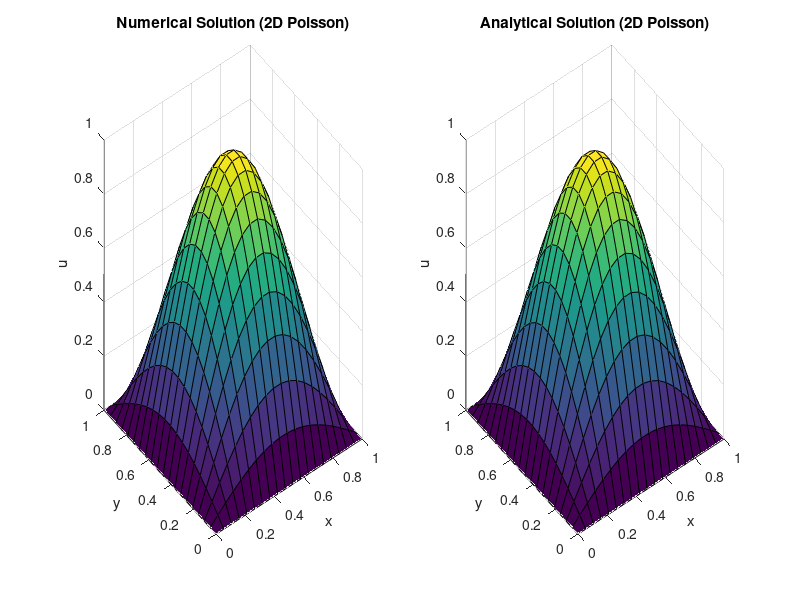

This chart was generated by the following MATLAB code:
% 2D Poisson Equation Solver with Source Term
Lx = 1; 
Ly = 1; 
Nx = 20; 
Ny = 20; 
dx = Lx / (Nx - 1); 
dy = Ly / (Ny - 1);
x = linspace(0, Lx, Nx); 
y = linspace(0, Ly, Ny);
u = zeros(Nx, Ny); 
f = @(x, y) -2 * (pi^2) * sin(pi * x) .* sin(pi * y); 
u(:, 1) = 0; 
u(:, end) = 0; 
u(1, :) = 0; 
u(end, :) = 0; 
[X, Y] = meshgrid(x, y); 
analytical_solution = sin(pi * X) .* sin(pi * Y);

max_iter = 10000;
tolerance = 1e-6; 
for iter = 1:max_iter
    u_old = u;
    for i = 2:Nx-1
        for j = 2:Ny-1
            u(i, j) = 0.25 * (u(i+1, j) + u(i-1, j) + u(i, j+1) + u(i, j-1) - dx^2 * f(x(i), y(j)));
        end
    end
    if max(max(abs(u - u_old))) < tolerance
        break;
    end
end

figure; 
subplot(1,2,1); 
surf(X, Y, u'); 
title('Numerical Solution (2D Poisson)'); 
xlabel('x'); ylabel('y'); zlabel('u'); 
subplot(1,2,2); 
surf(X, Y, analytical_solution'); 
title('Analytical Solution (2D Poisson)'); 
xlabel('x'); ylabel('y'); zlabel('u');
